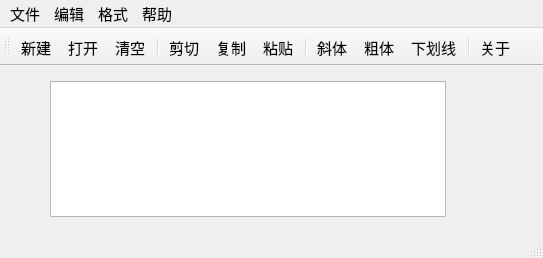
<?xml version="1.0" encoding="UTF-8"?>
<ui version="4.0">
 <class>QWMainWind</class>
 <widget class="QMainWindow" name="QWMainWind">
  <property name="geometry">
   <rect>
    <x>0</x>
    <y>0</y>
    <width>543</width>
    <height>258</height>
   </rect>
  </property>
  <property name="font">
   <font>
    <pointsize>11</pointsize>
   </font>
  </property>
  <property name="windowTitle">
   <string>QWMainWind</string>
  </property>
  <widget class="QWidget" name="centralWidget">
   <widget class="QTextEdit" name="txtEdit">
    <property name="geometry">
     <rect>
      <x>50</x>
      <y>15</y>
      <width>396</width>
      <height>136</height>
     </rect>
    </property>
    <property name="font">
     <font>
      <pointsize>16</pointsize>
     </font>
    </property>
   </widget>
  </widget>
  <widget class="QMenuBar" name="menuBar">
   <property name="geometry">
    <rect>
     <x>0</x>
     <y>0</y>
     <width>543</width>
     <height>24</height>
    </rect>
   </property>
   <widget class="QMenu" name="menu">
    <property name="title">
     <string>文件</string>
    </property>
    <addaction name="actNew"/>
    <addaction name="actOpen"/>
    <addaction name="separator"/>
    <addaction name="actClose"/>
   </widget>
   <widget class="QMenu" name="menu_2">
    <property name="title">
     <string>编辑</string>
    </property>
    <addaction name="actCut"/>
    <addaction name="actCopy"/>
    <addaction name="actPaste"/>
    <addaction name="separator"/>
    <addaction name="actClear"/>
   </widget>
   <widget class="QMenu" name="menu_3">
    <property name="title">
     <string>格式</string>
    </property>
    <addaction name="actFontBold"/>
    <addaction name="actFontItalic"/>
    <addaction name="actFontUnder"/>
    <addaction name="separator"/>
    <addaction name="actToolbarLab"/>
   </widget>
   <widget class="QMenu" name="actAskHelp">
    <property name="title">
     <string>帮助</string>
    </property>
    <addaction name="actInfo"/>
   </widget>
   <addaction name="menu"/>
   <addaction name="menu_2"/>
   <addaction name="menu_3"/>
   <addaction name="actAskHelp"/>
  </widget>
  <widget class="QToolBar" name="mainToolBar">
   <property name="iconSize">
    <size>
     <width>16</width>
     <height>16</height>
    </size>
   </property>
   <property name="toolButtonStyle">
    <enum>Qt::ToolButtonStyle::ToolButtonTextUnderIcon</enum>
   </property>
   <attribute name="toolBarArea">
    <enum>TopToolBarArea</enum>
   </attribute>
   <attribute name="toolBarBreak">
    <bool>false</bool>
   </attribute>
   <addaction name="actNew"/>
   <addaction name="actOpen"/>
   <addaction name="actClear"/>
   <addaction name="separator"/>
   <addaction name="actCut"/>
   <addaction name="actCopy"/>
   <addaction name="actPaste"/>
   <addaction name="separator"/>
   <addaction name="actFontItalic"/>
   <addaction name="actFontBold"/>
   <addaction name="actFontUnder"/>
   <addaction name="separator"/>
   <addaction name="actInfo"/>
  </widget>
  <widget class="QStatusBar" name="statusBar"/>
  <action name="actCut">
   <property name="icon">
    <iconset resource="res.qrc">
     <normaloff>:/images/images/cut.bmp</normaloff>:/images/images/cut.bmp</iconset>
   </property>
   <property name="text">
    <string>剪切</string>
   </property>
   <property name="toolTip">
    <string>剪切</string>
   </property>
   <property name="shortcut">
    <string>Ctrl+X</string>
   </property>
  </action>
  <action name="actCopy">
   <property name="icon">
    <iconset resource="res.qrc">
     <normaloff>:/images/images/120.bmp</normaloff>:/images/images/120.bmp</iconset>
   </property>
   <property name="text">
    <string>复制</string>
   </property>
   <property name="toolTip">
    <string>复制</string>
   </property>
   <property name="shortcut">
    <string>Ctrl+C</string>
   </property>
  </action>
  <action name="actPaste">
   <property name="icon">
    <iconset resource="res.qrc">
     <normaloff>:/images/images/paste.bmp</normaloff>:/images/images/paste.bmp</iconset>
   </property>
   <property name="text">
    <string>粘贴</string>
   </property>
   <property name="toolTip">
    <string>粘贴</string>
   </property>
   <property name="shortcut">
    <string>Ctrl+V</string>
   </property>
  </action>
  <action name="actFontBold">
   <property name="checkable">
    <bool>true</bool>
   </property>
   <property name="icon">
    <iconset resource="res.qrc">
     <normaloff>:/images/images/BLD.BMP</normaloff>:/images/images/BLD.BMP</iconset>
   </property>
   <property name="text">
    <string>粗体</string>
   </property>
   <property name="toolTip">
    <string>粗体</string>
   </property>
  </action>
  <action name="actFontItalic">
   <property name="checkable">
    <bool>true</bool>
   </property>
   <property name="icon">
    <iconset resource="res.qrc">
     <normaloff>:/images/images/ITL.BMP</normaloff>:/images/images/ITL.BMP</iconset>
   </property>
   <property name="text">
    <string>斜体</string>
   </property>
   <property name="toolTip">
    <string>斜体</string>
   </property>
  </action>
  <action name="actFontUnder">
   <property name="checkable">
    <bool>true</bool>
   </property>
   <property name="icon">
    <iconset resource="res.qrc">
     <normaloff>:/images/images/WORDUNDR.BMP</normaloff>:/images/images/WORDUNDR.BMP</iconset>
   </property>
   <property name="text">
    <string>下划线</string>
   </property>
   <property name="toolTip">
    <string>下划线</string>
   </property>
  </action>
  <action name="actClose">
   <property name="icon">
    <iconset resource="res.qrc">
     <normaloff>:/images/images/exit.bmp</normaloff>:/images/images/exit.bmp</iconset>
   </property>
   <property name="text">
    <string>退出</string>
   </property>
   <property name="toolTip">
    <string>退出</string>
   </property>
  </action>
  <action name="actOpen">
   <property name="icon">
    <iconset resource="res.qrc">
     <normaloff>:/images/images/open3.bmp</normaloff>:/images/images/open3.bmp</iconset>
   </property>
   <property name="text">
    <string>打开...</string>
   </property>
   <property name="toolTip">
    <string>打开文件</string>
   </property>
   <property name="shortcut">
    <string>Ctrl+O</string>
   </property>
  </action>
  <action name="actClear">
   <property name="icon">
    <iconset resource="res.qrc">
     <normaloff>:/images/images/103.bmp</normaloff>:/images/images/103.bmp</iconset>
   </property>
   <property name="text">
    <string>清空</string>
   </property>
   <property name="toolTip">
    <string>清空内容</string>
   </property>
  </action>
  <action name="actFont">
   <property name="icon">
    <iconset resource="res.qrc">
     <normaloff>:/images/images/20.ico</normaloff>:/images/images/20.ico</iconset>
   </property>
   <property name="text">
    <string>字体...</string>
   </property>
   <property name="toolTip">
    <string>字体设置</string>
   </property>
  </action>
  <action name="actNew">
   <property name="icon">
    <iconset resource="res.qrc">
     <normaloff>:/images/images/new2.bmp</normaloff>:/images/images/new2.bmp</iconset>
   </property>
   <property name="text">
    <string>新建</string>
   </property>
   <property name="shortcut">
    <string>Ctrl+N</string>
   </property>
  </action>
  <action name="actToolbarLab">
   <property name="checkable">
    <bool>true</bool>
   </property>
   <property name="checked">
    <bool>true</bool>
   </property>
   <property name="text">
    <string>显示工具栏文字标签</string>
   </property>
   <property name="menuRole">
    <enum>QAction::MenuRole::TextHeuristicRole</enum>
   </property>
  </action>
  <action name="actInfo">
   <property name="icon">
    <iconset theme="QIcon::ThemeIcon::HelpFaq"/>
   </property>
   <property name="text">
    <string>关于</string>
   </property>
  </action>
 </widget>
 <layoutdefault spacing="6" margin="11"/>
 <resources>
  <include location="res.qrc"/>
 </resources>
 <connections>
  <connection>
   <sender>actClose</sender>
   <signal>triggered()</signal>
   <receiver>QWMainWind</receiver>
   <slot>close()</slot>
   <hints>
    <hint type="sourcelabel">
     <x>-1</x>
     <y>-1</y>
    </hint>
    <hint type="destinationlabel">
     <x>422</x>
     <y>254</y>
    </hint>
   </hints>
  </connection>
  <connection>
   <sender>actClear</sender>
   <signal>triggered()</signal>
   <receiver>txtEdit</receiver>
   <slot>clear()</slot>
   <hints>
    <hint type="sourcelabel">
     <x>-1</x>
     <y>-1</y>
    </hint>
    <hint type="destinationlabel">
     <x>260</x>
     <y>256</y>
    </hint>
   </hints>
  </connection>
  <connection>
   <sender>actCut</sender>
   <signal>triggered()</signal>
   <receiver>txtEdit</receiver>
   <slot>cut()</slot>
   <hints>
    <hint type="sourcelabel">
     <x>-1</x>
     <y>-1</y>
    </hint>
    <hint type="destinationlabel">
     <x>260</x>
     <y>256</y>
    </hint>
   </hints>
  </connection>
  <connection>
   <sender>actCopy</sender>
   <signal>triggered()</signal>
   <receiver>txtEdit</receiver>
   <slot>copy()</slot>
   <hints>
    <hint type="sourcelabel">
     <x>-1</x>
     <y>-1</y>
    </hint>
    <hint type="destinationlabel">
     <x>260</x>
     <y>256</y>
    </hint>
   </hints>
  </connection>
  <connection>
   <sender>actPaste</sender>
   <signal>triggered()</signal>
   <receiver>txtEdit</receiver>
   <slot>paste()</slot>
   <hints>
    <hint type="sourcelabel">
     <x>-1</x>
     <y>-1</y>
    </hint>
    <hint type="destinationlabel">
     <x>260</x>
     <y>256</y>
    </hint>
   </hints>
  </connection>
 </connections>
</ui>
